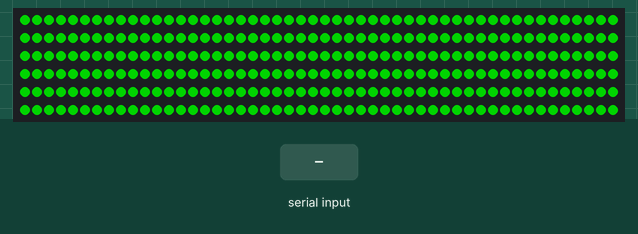
The sketch below on a simulated Arduino Uno, built with avr-gcc and run on an emulated ATmega328P. On the bench: 300 RGB LEDs in strip order, left to right, continuing on the next row. Inputs (shaded band) come from the test bench. Dim RGB values are drawn brighter than linear; colours are those a GRB WS2812 strip shows for the declared byte order; what the sketch prints to the serial monitor is not drawn.

Above: at 1.2 s.
1.3 s: "=" received over Serial
2.8 s: "-" received over Serial
Timing chart, 0 to 5.8 s (numbered marks = the images above; inputs shaded):
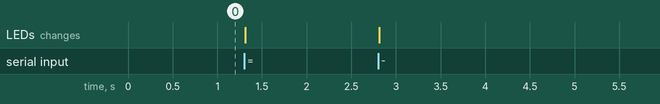

The sketch:

sketch.ino
```cpp
#include "FastSPI_LED2.h"

#define LED_COUNT 300
#define DATA_PIN 9

CRGB leds[LED_COUNT];

void setup()
{
    Serial.begin(9600);
    Serial.println("OK");

    FastLED.addLeds<WS2812B, DATA_PIN, RGB>(leds, LED_COUNT);
    FastLED.setBrightness(128);
    pinMode(DATA_PIN, OUTPUT);

    for (int i = 0; i < LED_COUNT; ++i) {
        leds[i] = CRGB::Red;
    }
    FastLED.show();
}

int idx = 0;
void loop() {
    while (Serial.available()) {
        char ch = Serial.read();
        switch (ch) {
            case '=':
               idx ++;
              break;

             case '-':
                idx--;
                break;

            case '9':
                idx -= 10;
                break;

            case '0':
                idx += 10;
                break;
        }

        if (0 > idx) {
            idx = 0;
        }

        if (idx >= LED_COUNT) {
            idx = LED_COUNT - 1;
        }

        Serial.println(idx);

        memset(leds, 0, sizeof(leds));
        /*for (int i = 0; i < idx; ++i) {
            leds[i] = CRGB::Green;
        }*/
        leds[idx] = CRGB::Green;
        FastLED.show();
    }
}
```
